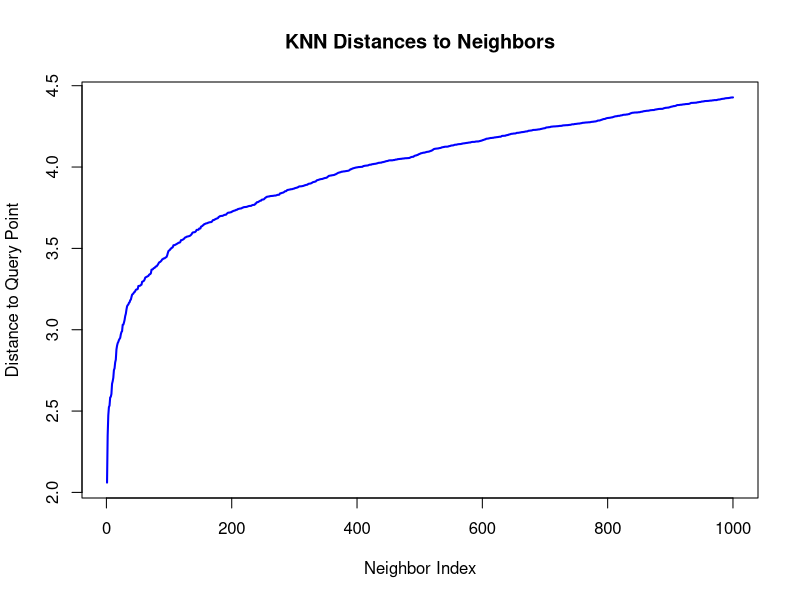
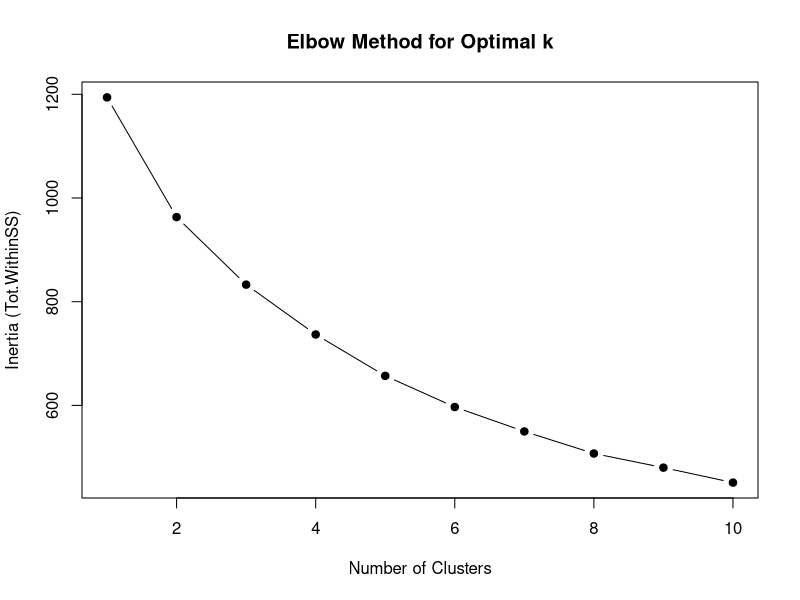
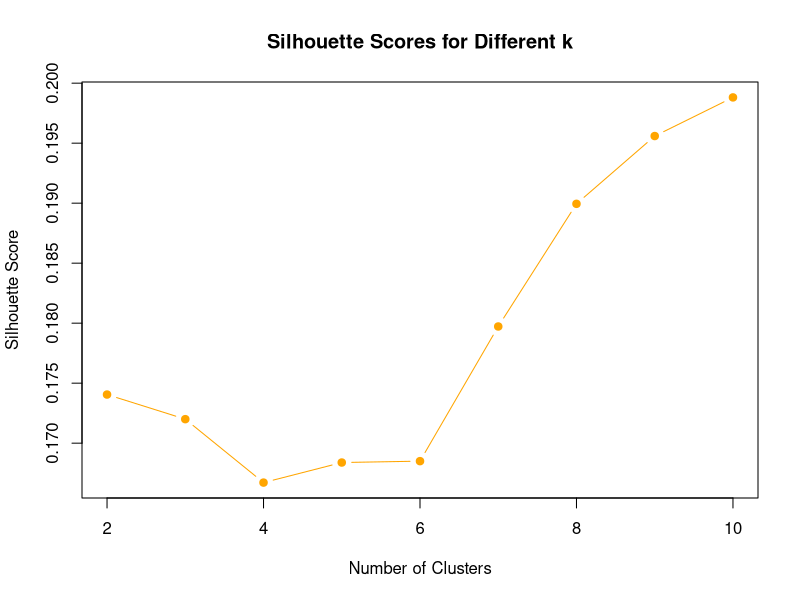
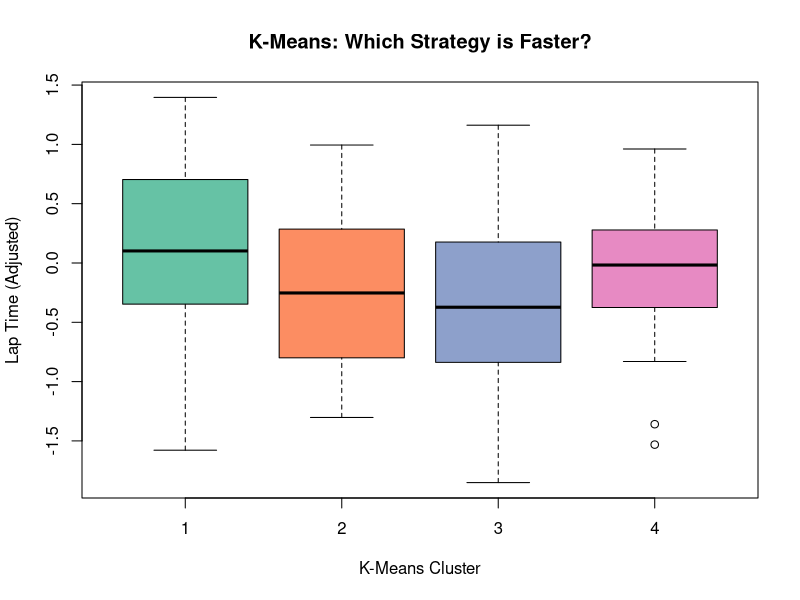
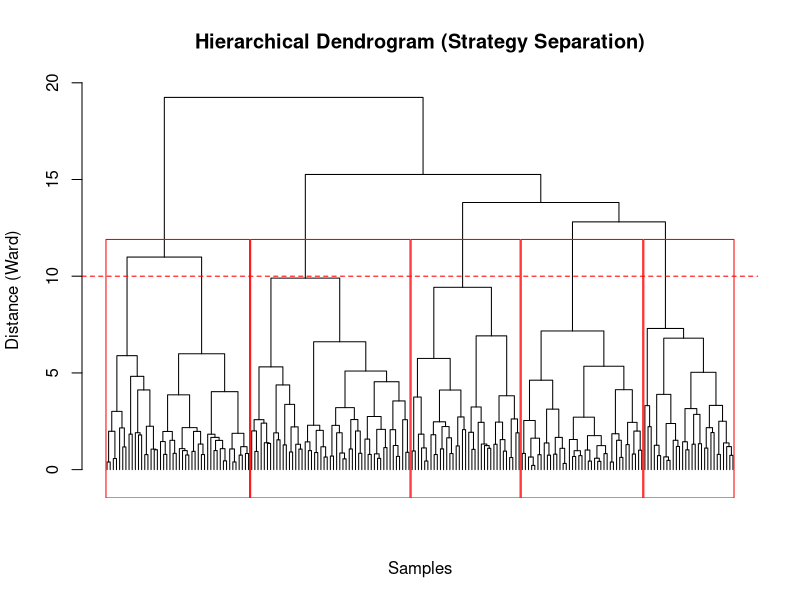
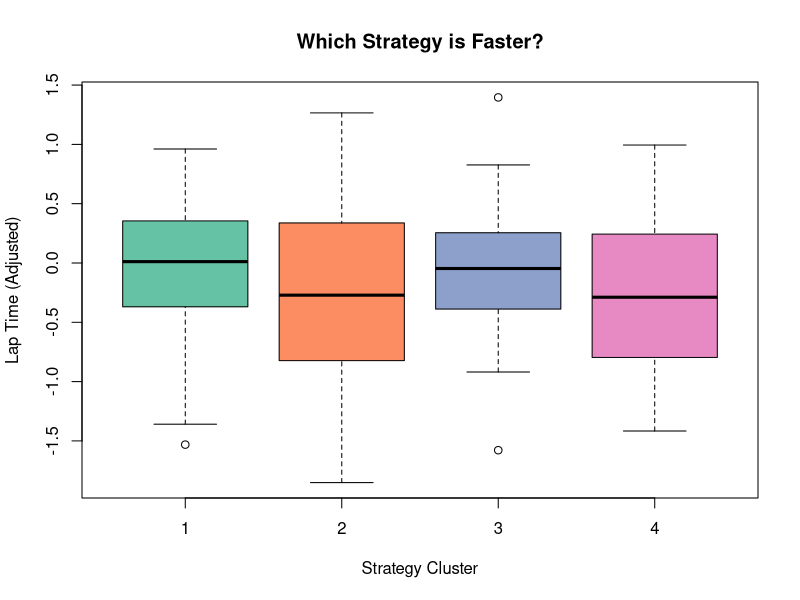

Write the R code that produced these figures, in order. (Note: this script raises an error after producing the figures.)
library(dplyr)      # Für Datenmanipulation (ähnlich pandas)
library(class)      # Für KNN (Basis-Implementierung) oder 'FNN' für schnellere Algorithmen
library(cluster)    # Für Clustering (kmeans, hierarchical)

# 1. Daten laden
# check.names = FALSE ist wichtig, damit "Front Wing" nicht zu "Front.Wing" wird!
data <- read.csv('data/simulator_data.csv', check.names = FALSE)

## Belgium Circuit
track_params <- list(
  'Cornering' = 95,
  'Inclines' = 98,
  'Camber' = 38,
  'Grip' = 9,
  'Altitude' = 20,
  'Roughness' = 78,
  'Width' = 15,
  'Lap Distance' = 4.9  # in km
)

# weather data for Belgium Circuit 
weather_params <- list(
  'Temperature' = 7,
  'Humidity' = 68,
  'Wind (Avg. Speed)' = 54,
  'Wind (Gusts)' = 6,
  'Air Density' = 37,
  'Air Pressure' = 64
)

# 3. Parameter kombinieren
fixed_params <- append(track_params, weather_params)

# Falls du später beide kombinieren willst (wie {**x, **y} in Python):
# fixed_params <- c(track_params, weather_params)

# 4. Features festlegen (Python List -> R Vector)
decision_features <- c(
  'Front Wing',
  'Rear Wing',
  'Brake Balance',
  'Suspension',
  'Engine',
  'Differential'
)


# 1. Lineares Modell fitten
# Formel: Zielvariable ~ Feature
linear_model <- lm(`Lap Time` ~ `Lap Distance`, data = data)

# 2. Vorhersage auf den gleichen Daten
preds <- predict(linear_model, newdata = data)

data$lap_time_adjusted <- data$`Lap Time` - preds

data$`Lap Time` <- NULL



##################################################
# Fit KNN
#################################################


library(FNN) 

k_max <- 1000

# 1. Features vorbereiten & Skalieren
feat_cols <- names(fixed_params)

# Trainingsdaten skalieren
X <- data[, feat_cols]
X_scaled <- scale(X)

# Skalierungsparameter speichern (um den Query-Punkt gleich zu behandeln)
X_center <- attr(X_scaled, "scaled:center")
X_scale <- attr(X_scaled, "scaled:scale")

# 2. Query-Punkt vorbereiten (Belgien Parameter)
query_df <- as.data.frame(fixed_params, check.names = FALSE)

# Query-Punkt mit den Parametern der Trainingsdaten skalieren
query_df <- query_df[, feat_cols, drop=FALSE]
query_scaled <- scale(query_df, center = X_center, scale = X_scale)

# 3. Nächste Nachbarn finden
knn_res <- get.knnx(data = X_scaled, query = query_scaled, k = k_max)

# Ergebnisse extrahieren (Indizes und Distanzen)
indices <- knn_res$nn.index[1, ]
distances <- knn_res$nn.dist[1, ]

# 4. Nachbarn aus den Originaldaten holen
cols_to_select <- c(decision_features, "lap_time_adjusted")
neighbors <- data[indices, cols_to_select]

# 5. Plotten (Elbow Kurve)
plot(1:k_max, distances, type = "l", col = "blue", lwd = 2,
     main = "KNN Distances to Neighbors",
     xlab = "Neighbor Index", ylab = "Distance to Query Point")




k <- 200
knn_res_final <- get.knnx(data = X_scaled, query = query_scaled, k = k)
indices_final <- knn_res_final$nn.index[1, ]

# Nachbarn extrahieren
neighbors <- data[indices_final, c(decision_features, "lap_time_adjusted")]


neighbors_scaled <- scale(neighbors[, decision_features])

##################################################
# Determine Kmeans Clusters
#################################################



max_clusters <- 10
inertia <- numeric(max_clusters)
silhouette_scores <- numeric(max_clusters) # Wir füllen k=1 später mit NA oder 0

# 2. Loop über Cluster-Anzahlen
for (k in 1:max_clusters) {
  set.seed(0) # Reproduzierbarkeit (wie random_state=0)
  
  # nstart=25 entspricht n_init in sklearn (verhindert lokale Minima)
  km <- kmeans(neighbors_scaled, centers = k, nstart = 25)
  
  # Inertia speichern (Total within-cluster sum of squares)
  inertia[k] <- km$tot.withinss
  
  # Silhouette Score berechnen (nur für k > 1 möglich)
  if (k > 1) {
    # dist() berechnet die euklidische Distanzmatrix
    ss <- silhouette(km$cluster, dist(neighbors_scaled))
    silhouette_scores[k] <- mean(ss[, 3])
  }
}

# 3. Plot: Elbow Method (Inertia)
plot(1:max_clusters, inertia, type = "b", pch = 19, col = "black",
     main = "Elbow Method for Optimal k",
     xlab = "Number of Clusters", ylab = "Inertia (Tot.WithinSS)")


# 4. Plot: Silhouette Scores (bug here, fix. Scores must be similar to sklearn.metrics)
k_range <- 2:max_clusters
plot(k_range, silhouette_scores[k_range], type = "b", pch = 19, col = "orange",
     main = "Silhouette Scores for Different k",
     xlab = "Number of Clusters", ylab = "Silhouette Score")



##################################################
# Perform Kmeans
#################################################


# 1. K-Means mit k=5 fitten
n_clusters <- 4
set.seed(0)
kmeans_final <- kmeans(neighbors_scaled, centers = n_clusters, nstart = 25)

# 2. Centroids zurücktransformieren (Inverse Scaling)
scale_vec <- attr(neighbors_scaled, "scaled:scale")
center_vec <- attr(neighbors_scaled, "scaled:center")
centers_scaled <- kmeans_final$centers

centroids_original <- t(t(centers_scaled) * scale_vec + center_vec)

# 3. Summary DataFrame erstellen
cluster_summary <- as.data.frame(centroids_original)
cluster_summary$Cluster_Size <- kmeans_final$size

mean_lap_times <- tapply(neighbors$lap_time_adjusted, kmeans_final$cluster, mean)
cluster_summary$Mean_Adjusted_Lap_Time <- as.numeric(mean_lap_times)

print("K-Means Cluster Summary:")
print(cluster_summary)

#boxplot of results
neighbors$KMeans_Cluster <- as.factor(kmeans_final$cluster)
boxplot(lap_time_adjusted ~ KMeans_Cluster, data = neighbors,
        col = RColorBrewer::brewer.pal(n_clusters, "Set2"), # oder einfach col=1:n_clusters
        main = "K-Means: Which Strategy is Faster?",
        xlab = "K-Means Cluster", ylab = "Lap Time (Adjusted)")


# --- 4. EXTRACT RESULTS: Bounds for Best Cluster ---
best_km_cluster <- as.numeric(names(which.min(mean_lap_times)))

cat(sprintf("\nBest K-Means Cluster is #%d. Use this for further optimization.\n", best_km_cluster))

best_km_data <- neighbors[neighbors$KMeans_Cluster == best_km_cluster, ]

cat("\nBounds for optimization (based on best K-Means cluster):\n")
for (col in decision_features) {
  q5 <- quantile(best_km_data[[col]], 0.05)
  q95 <- quantile(best_km_data[[col]], 0.95)
  cat(sprintf("%s: %.2f - %.2f\n", col, q5, q95))
}

##################################################
# Fit Hirachical Clustering
#################################################


# --- 1. Datenvorbereitung ---
X <- neighbors[, decision_features]
X_scaled <- scale(X)

# --- 2. Hierarchical Clustering ---
d <- dist(X_scaled, method = "euclidean")
hc <- hclust(d, method = "ward.D2")


plot(hc, labels = FALSE, hang = -1, 
     main = "Hierarchical Dendrogram (Strategy Separation)",
     xlab = "Samples", ylab = "Distance (Ward)", sub = "")
rect.hclust(hc, k = 5, border = "red")
abline(h = 10, col = "red", lty = 2)

# --- DECISION ---
k_selected <- 4
neighbors$Strategy_Cluster <- cutree(hc, k = k_selected)

cluster_means_df <- aggregate(. ~ Strategy_Cluster, 
                              data = neighbors[, c(decision_features, "Strategy_Cluster")], 
                              FUN = mean)

# Cluster-Spalte als Zeilennamen setzen für die Matrix
rownames(cluster_means_df) <- cluster_means_df$Strategy_Cluster
cluster_means_mat <- as.matrix(cluster_means_df[, -1]) # Erste Spalte (ID) entfernen


# Boxplot erstellen
boxplot(lap_time_adjusted ~ Strategy_Cluster, data = neighbors,
        col = RColorBrewer::brewer.pal(k_selected, "Set2"), # Falls RColorBrewer installiert
        main = "Which Strategy is Faster?",
        xlab = "Strategy Cluster", ylab = "Lap Time (Adjusted)")



# 1. Mittelwerte der Features berechnen
hc_summary <- aggregate(neighbors[, decision_features], 
                        by = list(Cluster = neighbors$Strategy_Cluster), 
                        FUN = mean)

# 2. Cluster-Größen hinzufügen
hc_summary$Cluster_Size <- as.vector(table(neighbors$Strategy_Cluster))

# 3. Performance (Rundenzeit) hinzufügen
hc_summary$Mean_Adjusted_Lap_Time <- as.vector(tapply(neighbors$lap_time_adjusted, 
                                                      neighbors$Strategy_Cluster, 
                                                      mean))

# 4. Output anzeigen
print("Hierarchical Cluster Summary:")
print(hc_summary)


mean_times <- tapply(neighbors$lap_time_adjusted, neighbors$Strategy_Cluster, mean)
best_cluster <- as.numeric(names(which.min(mean_times)))
best_data <- neighbors[neighbors$Strategy_Cluster == best_cluster, ]


cat(sprintf("Best cluster is #%d. Use this for further optimization.\n", best_cluster))

cat("\nBounds for optimization (based on best cluster):\n")
for (col in decision_features) {
  q5 <- quantile(best_data[[col]], 0.05)
  q95 <- quantile(best_data[[col]], 0.95)
  cat(sprintf("%s: %.2f - %.2f\n", col, q5, q95))
}



#######################################
# Sample results to try out
#######################################

n=90
K=12

## Define function for Successive Rejects algorithm
get_draws_per_phase <- function(K, n) {
  stopifnot(K >= 2, n >= K)
  
  # \bar{log}(K) = 1/2 + sum_{i=2}^K 1/i
  logK_bar <- 0.5 + sum(1 / (2:K))
  
  k <- seq_len(K - 1)  # 1,2,...,K-1
  
  # n_k (cumulative pulls per active arm up to phase k)
  n_k <- ceiling((1 / logK_bar) * ((n - K) / (K + 1 - k)))
  n_k <- c(0, n_k)
  
  # phase increments: n_k - n_{k-1}, with n_0 = 0
  inc <- diff(n_k)
  
  total_pulls <- sum((K:2) * inc)
  
  list(n_k = n_k, inc = inc, total_pulls = total_pulls)
}

print(get_draws_per_phase(K,n))


################################
# Get final Samples
##############################


library(lhs)
#install.packages("writexl")
library(writexl) # Falls nicht installiert: install.packages("writexl")

set.seed(0)

# Deine Bounds (aus der Cluster-Analyse)
mins = c(170, 360, 40,  1,   1,   1)
maxs = c(500, 500, 480, 80, 110, 300)

decision_features <- c(
  'Front Wing',
  'Rear Wing',
  'Brake Balance',
  'Suspension',
  'Engine',
  'Differential'
)

# 1. Erzeuge LHS (Werte 0-1)
n_samples <- 30
raw_data <- randomLHS(n = n_samples, k = length(mins))

# 2. Skaliere auf Bereiche (a-b)
final_data <- raw_data # Kopie erstellen
for(i in 1:ncol(final_data)) {
  final_data[,i] <- qunif(raw_data[,i], min = mins[i], max = maxs[i])
}

# 3. Dataframe erstellen & Spaltennamen zuweisen
setup_df <- as.data.frame(final_data)
colnames(setup_df) <- decision_features

# 4. Runden auf ganze Zahlen (Integers)
setup_df <- round(setup_df, 0)

# 5. Setup-ID hinzufügen (damit man den Überblick behält)
setup_df$Setup_ID <- 1:n_samples

# ID-Spalte nach vorne schieben
setup_df <- setup_df[, c("Setup_ID", decision_features)]

# 6. Kontrolle
print(head(setup_df))

# 7. Als Excel exportieren
write_xlsx(setup_df, "Problem Set 4/Belgien_Setup_candidates.xlsx")

############################################
# after first 60
###########################################

first_60_df = read.csv('data/practice_data_belgium_first_60.csv', check.names = FALSE)
head(first_60_df)
first_60_df = first_60_df %>% filter(Track == "Belgium") %>% select(c(`Rear Wing`, `Front Wing`, 
                                                        Engine ,Brake , Differential, Suspension, `Lap Time`))
avg_times = first_60_df %>% group_by(`Rear Wing`, `Front Wing`, 
                                       Engine ,Brake , Differential, Suspension) %>% 
                        summarise(Mean_Lap_Time = mean(`Lap Time`, na.rm = TRUE)) %>%
                        rename(`Brake Balance` = Brake) %>% arrange(Mean_Lap_Time)
results = avg_times %>% left_join(setup_df, by = decision_features)
head(results)
top_15 = head(results, 15)
print("--- TOP 15 SCHNELLSTE SETUPS ---")
print(top_15 %>% select(Setup_ID, Mean_Lap_Time))

############################################
# after first 75
###########################################

first_75_df = read.csv('data/practice_data_belgium_first_75.csv', check.names = FALSE)
first_75_df = first_75_df %>% filter(Track == "Belgium") %>% select(c(`Rear Wing`, `Front Wing`, 
                                                                      Engine ,Brake , Differential, Suspension, `Lap Time`))
avg_times = first_75_df %>% group_by(`Rear Wing`, `Front Wing`, 
                                     Engine ,Brake , Differential, Suspension) %>% 
  summarise(Mean_Lap_Time = mean(`Lap Time`, na.rm = TRUE)) %>%
  rename(`Brake Balance` = Brake) %>% arrange(Mean_Lap_Time)
results = avg_times %>% left_join(setup_df, by = decision_features)
head(results)
top_15 = head(results, 5)
print("--- TOP 5 SCHNELLSTE SETUPS ---")
print(top_15 %>% select(Setup_ID, Mean_Lap_Time))


############################################
# after first 80
###########################################

first_80_df = read.csv('data/practice_data_belgium_first_80.csv', check.names = FALSE)
first_80_df = first_80_df %>% filter(Track == "Belgium") %>% select(c(`Rear Wing`, `Front Wing`, 
                                                                      Engine ,Brake , Differential, Suspension, `Lap Time`))
avg_times = first_80_df %>% group_by(`Rear Wing`, `Front Wing`, 
                                     Engine ,Brake , Differential, Suspension) %>% 
  summarise(Mean_Lap_Time = mean(`Lap Time`, na.rm = TRUE)) %>%
  rename(`Brake Balance` = Brake) %>% arrange(Mean_Lap_Time)
results = avg_times %>% left_join(setup_df, by = decision_features)
head(results)
top_15 = head(results, 5)
print("--- TOP 5 SCHNELLSTE SETUPS ---")
print(as.data.frame(top_15 %>% select(Setup_ID, Mean_Lap_Time)))

print("--- FINAL CAR SETUP ---")
print(head(as.data.frame(top_15 %>% select(Setup_ID, Mean_Lap_Time)),1))

decision_features
